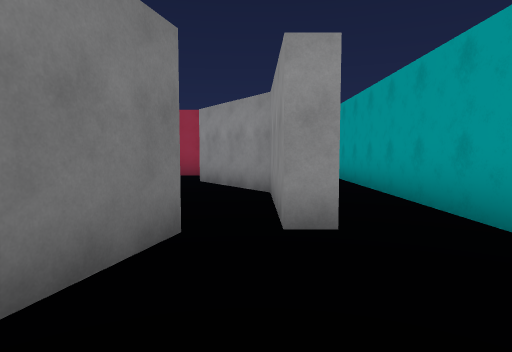
[1] (above)

17 first-person views from a walk through a Unity game level. The camera is 1.4 m above the floor, tilts 4° down and sees 75° across. The floor is counted in squares, 2 m on a side. Each view is taken from the middle of a square. On the plan, view 1 faces up. The plan holds only what a view shows up to about 10 squares ahead; the rest is blank.

[2]
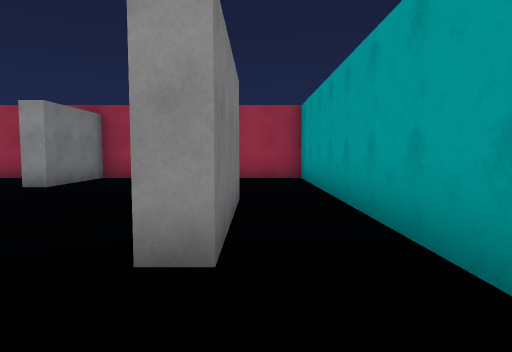

[3]
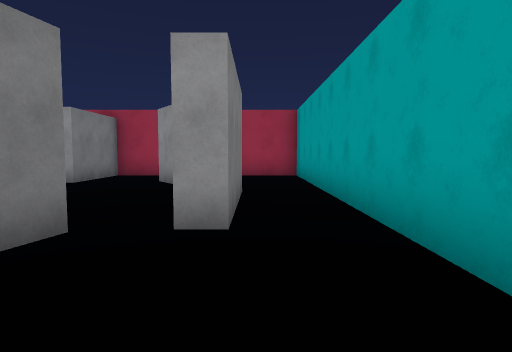

[4]
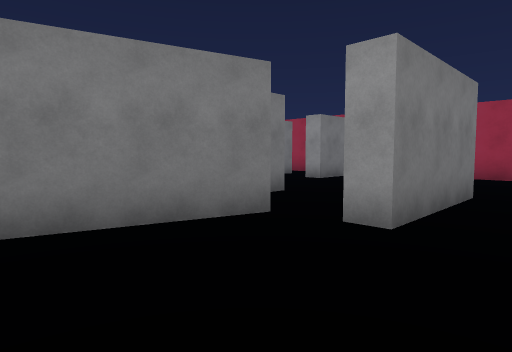

[5]
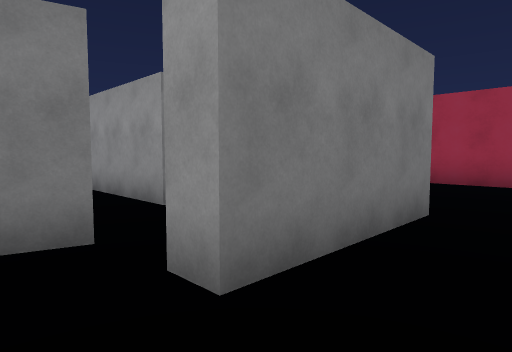

[6]
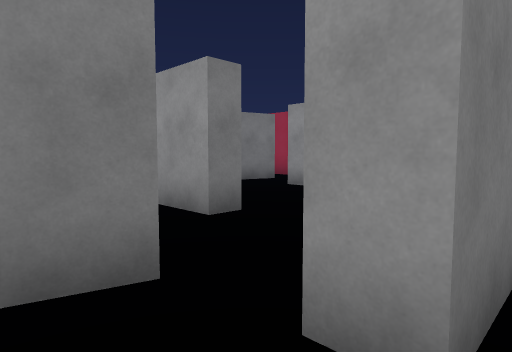

[7]
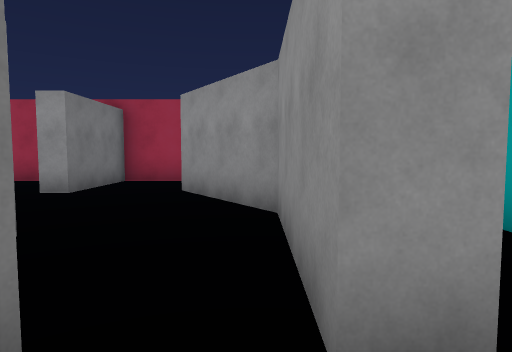

[8]
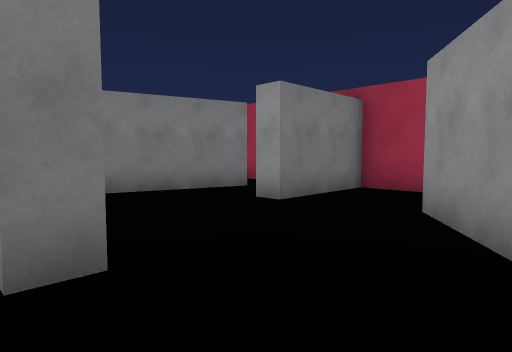

[9]
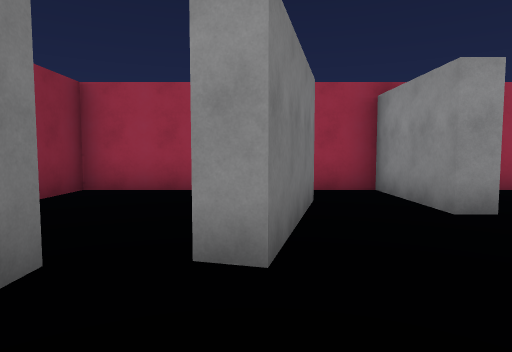

[10]
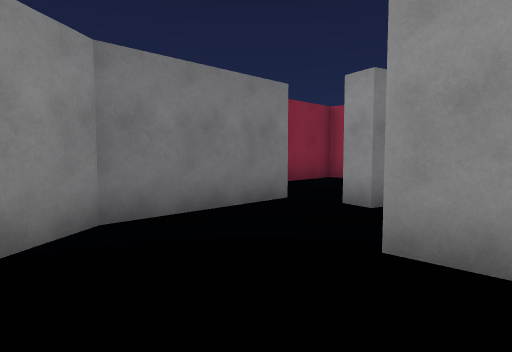

[11]
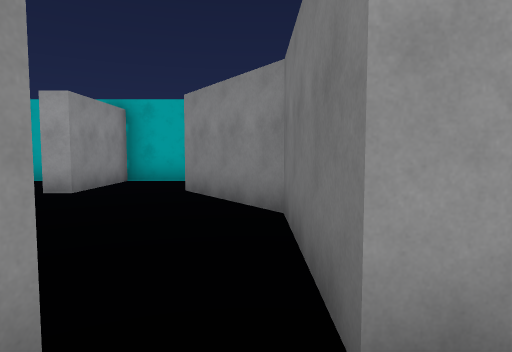

[12]
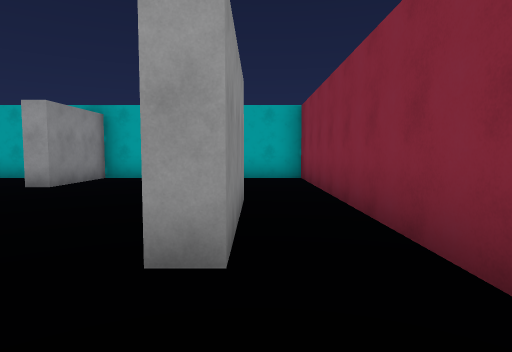

[13]
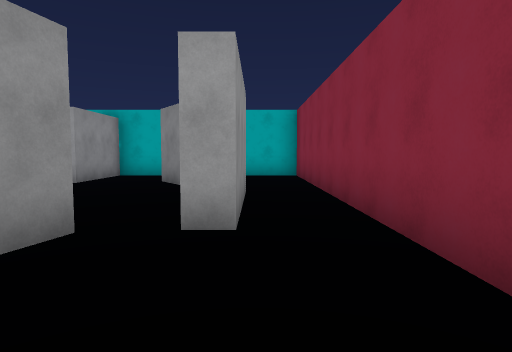

[14]
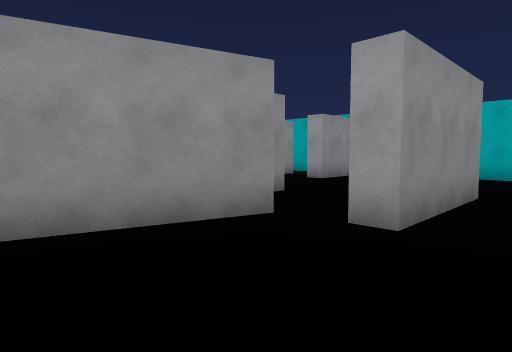

[15]
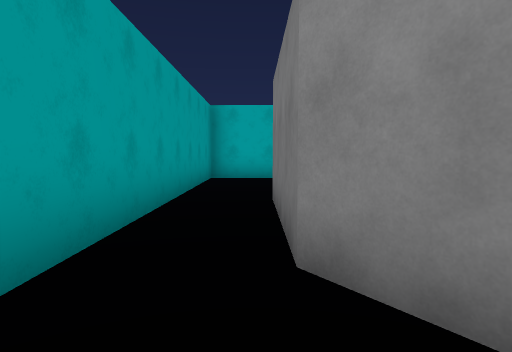

[16]
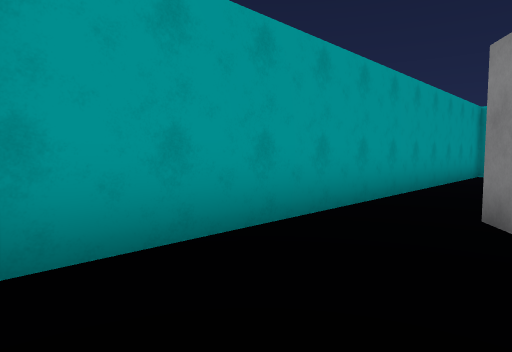

[17]
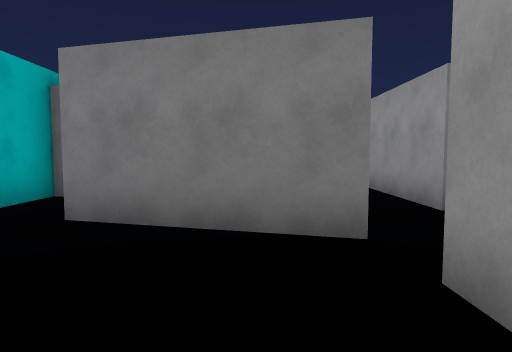

### Floor plan
Points are (right, up) in squares from view 1. A wall is a line through its corners. A room is listed if a view was taken in it or the views show most of it. See-through windows are left out.
Room 1 (views 1, 2, 3, 4, 5, 6, 7, 8, 17)
walls: (-0.6, 3) (-1.4, 0); (-0.4, -1.2) (2.3, -1.2) (2.3, 5.5); (0.8, 6) (0.8, 3) (0.3, 3) (0.3, 4.4)
ways out: opening at (0, 4)
Room 2 (view 9)
walls: (-7.3, 3.2) (-5.7, 0.8)
ways out: opening at (-4, 2.5) to room 3; opening at (-6, 4)
Room 3 (view 10)
walls: (-2, 4.3) (-5, 4.3); (-3.8, 1.3) (-3.2, 1.3)
ways out: opening at (-4, 2.5) to room 2
Room 4 (views 11, 12, 13, 14)
walls: (-5.5, 10.3) (-9.3, 10.3) (-9.3, 6.6); (-6.4, 6.1) (-5.7, 8.6)
ways out: opening at (-7, 6)
Room 5 (views 15, 16)
walls: (0.1, 7) (0.8, 6); (2.3, 5.5) (2.3, 10.3) (-3.2, 10.3) (-3.2, 7.8)

Where each view was taken, in squares from view 1:
view 1: 0 up, 0 right, facing up
view 2: 1 up, 1 right, facing up
view 3: 0 up, 1 right, facing up
view 4: 0 up, 2 right, facing up-left
view 5: 2 up, 2 right, facing up-left
view 6: 2 up, 1 right, facing up-left
view 7: 2 up, 0 right, facing up
view 8: 4 up, 0 right, facing up-left
view 9: 4 up, 6 left, facing up
view 10: 2 up, 4 left, facing up-left
view 11: 7 up, 7 left, facing down
view 12: 8 up, 8 left, facing down
view 13: 9 up, 8 left, facing down
view 14: 9 up, 9 left, facing down-right
view 15: 8 up, 1 right, facing down
view 16: 10 up, 0 right, facing down-right
view 17: 2 up, 2 right, facing left
